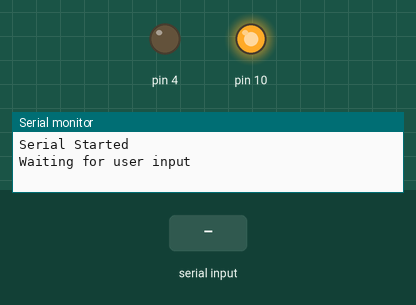
Simulated run of this sketch. Board: Arduino Uno, built with avr-gcc and run on an emulated ATmega328P. Shown: output pins drawn as LEDs (lit = HIGH), the last lines printed to the serial monitor. Inputs (shaded band) come from the test bench. Pins used as bus, display or sensor lines are not drawn.

Above: at 1.2 s.
1.3 s: "90,45\n" received over Serial
At 2.7 s:
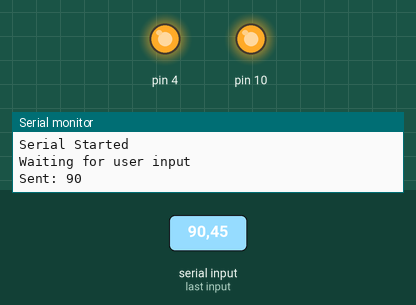
Timing chart, 0 to 4.3 s (numbered marks = the images above; inputs shaded):
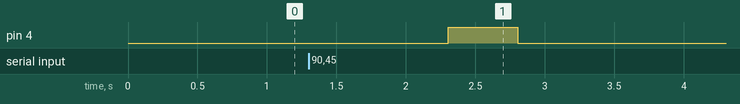

The sketch:

spi_tester.ino
```cpp
/*
 * This is the Padauk SPI tester
 */

#include <SPI.h>


void setup() {
  Serial.begin(9600);
  Serial.println("Serial Started");
  SPI.begin(); // start SPI
  SPI.setClockDivider(SPI_CLOCK_DIV8);
  // put your setup code here, to run once:
  pinMode(13,OUTPUT);
  pinMode(4,OUTPUT);

}

void loop() {

  digitalWrite(13,HIGH);
  digitalWrite(4,LOW);
  Serial.println("Waiting for user input");
  while (Serial.available() == 0);
  uint16_t value = 0;
  value = Serial.readStringUntil("\r").toInt();
  SPI.beginTransaction(SPISettings(1600, MSBFIRST, SPI_MODE3));
  SPI.transfer(0x05);
  SPI.transfer(value>>8);
  SPI.transfer(value & 0xFF);
  Serial.print("Sent: ");
  Serial.println(value);
  digitalWrite(13,LOW);
  digitalWrite(4,HIGH);
  delay(500);

  // put your main code here, to run repeatedly:

}
```

Measured:
- after the input at 1.3 s, pin 4: LOW → HIGH after 1.0 s, → LOW 0.50 s later
